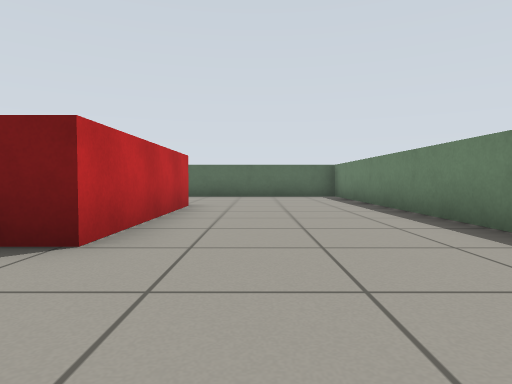
View 1 (above)

21 first-person views from a walk through a Gazebo world. The camera is 0.51 m above the floor, tilts 2° down and sees 75° across. The floor is counted in squares, 1 m on a side. Each view is taken from the middle of a square. On the plan, view 1 faces up. The plan holds only what a view shows up to about 9 squares ahead; the rest is blank.

View 2
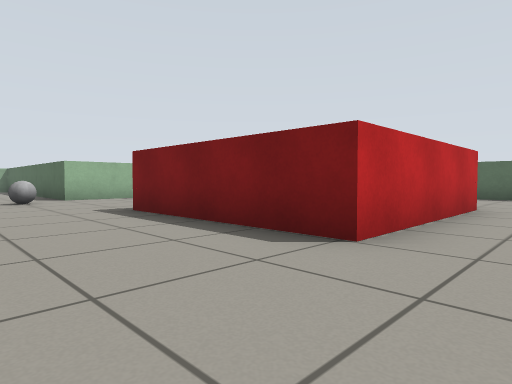

View 3
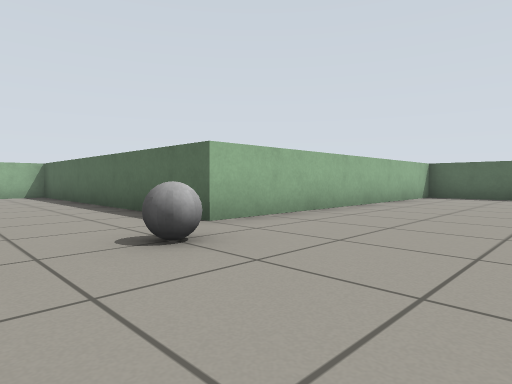

View 4
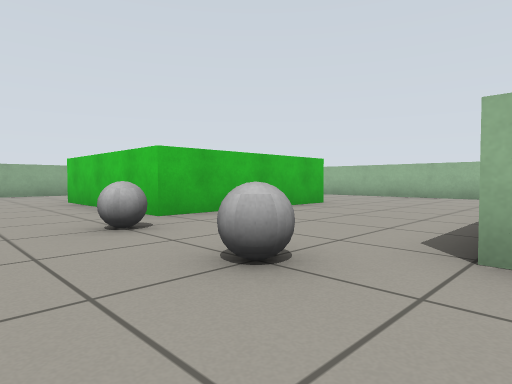

View 5
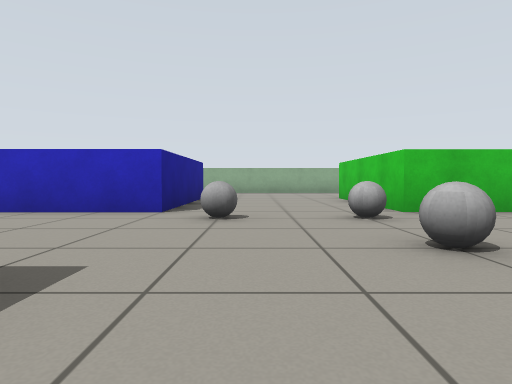

View 6
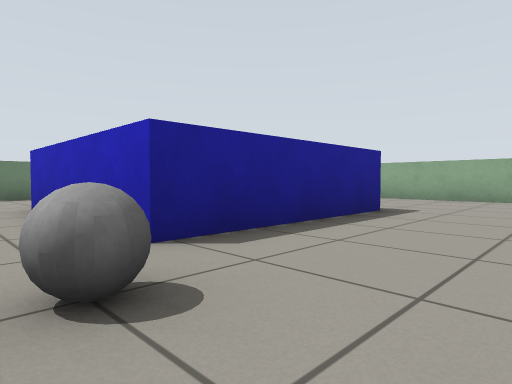

View 7
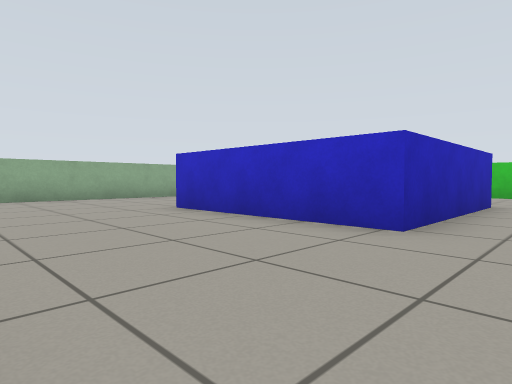

View 8
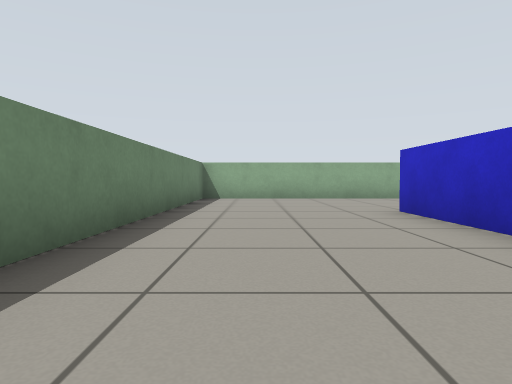

View 9
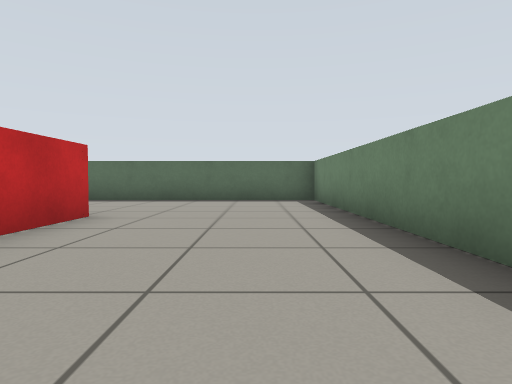

View 10
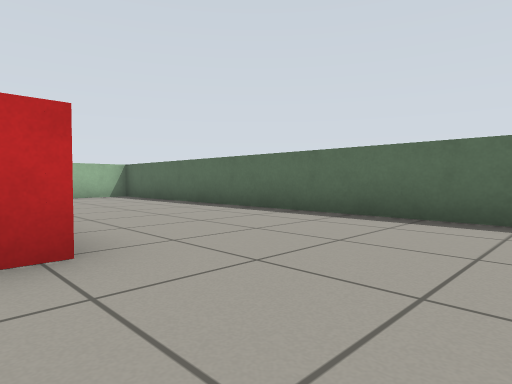

View 11
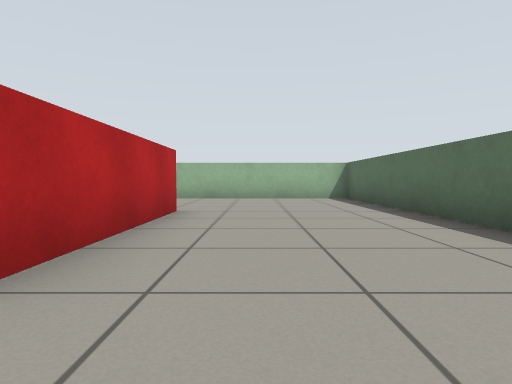

View 12
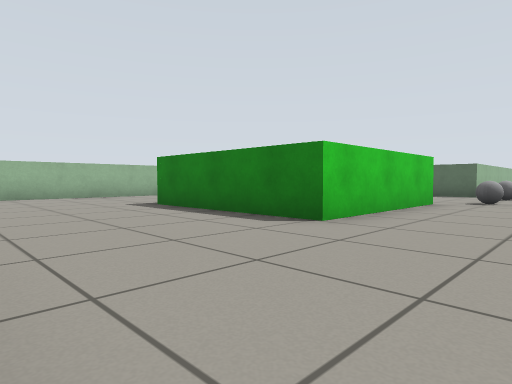

View 13
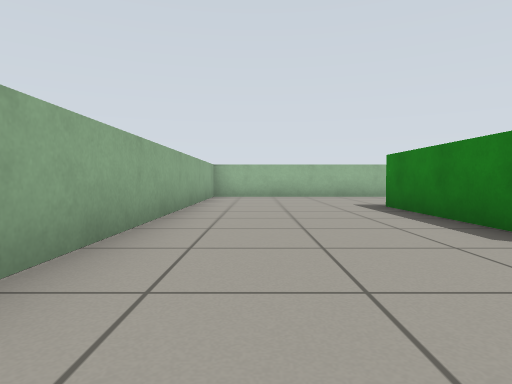

View 14
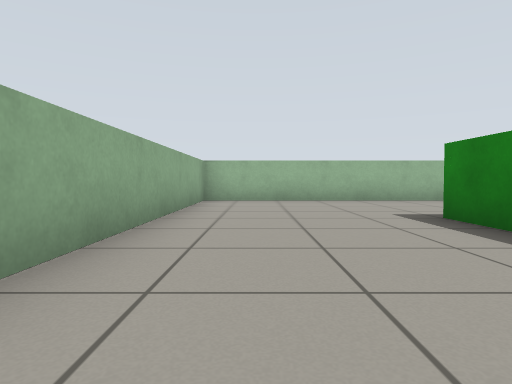

View 15
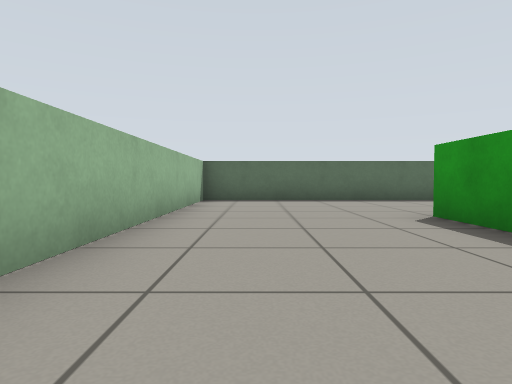

View 16
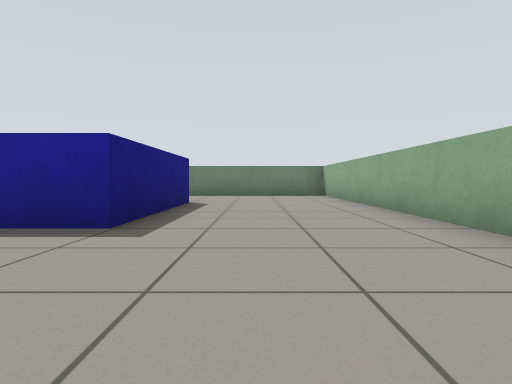

View 17
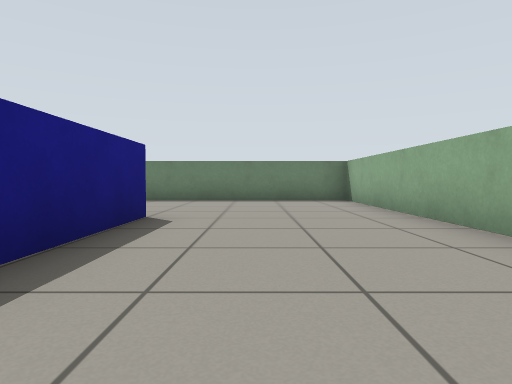

View 18
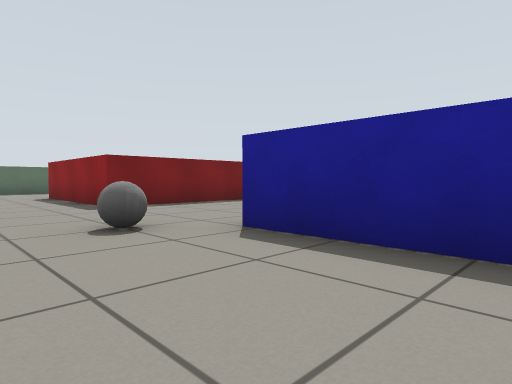

View 19
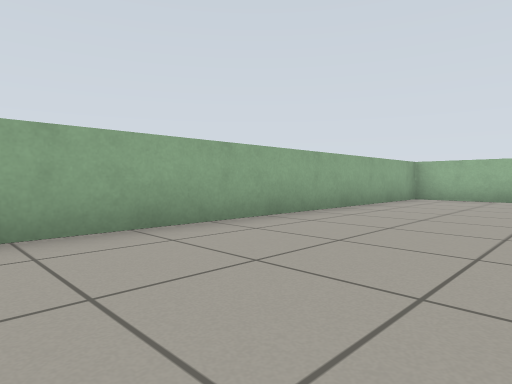

View 20
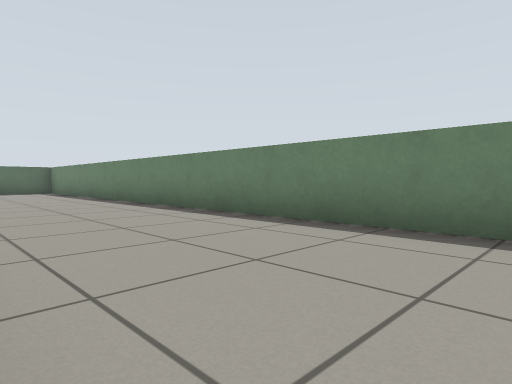

View 21
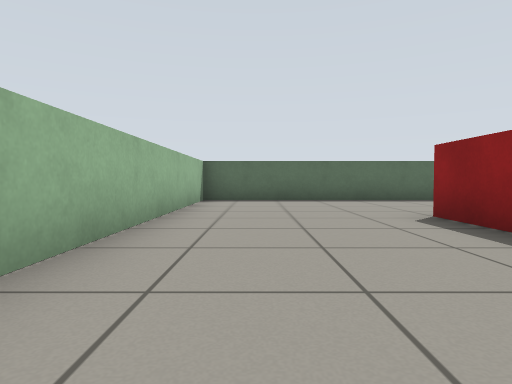

### Floor plan
Points are (right, up) in squares from view 1. A wall is a line through its corners. A room is listed if a view was taken in it or the views show most of it. See-through windows are left out.
Room 1 (views 1, 2, 3, 4, 5, 6, 7, 8, 9, 10, 11, 12, 13, 14, 15, 16, 17, 18, 19, 20, 21)
walls: (-5.5, -1.3) (-1.4, -1.3) (-1.4, -5.5) (-5.5, -5.5) (-5.5, -1.3); (-9.4, -1.6) (-9.4, -5.5) (-13.6, -5.5); (-13.5, -2.8) (-13.5, -1.3) (-9.4, -1.3); (-6.9, -9.3) (2.5, -9.3) (2.5, 10.5) (-9.4, 10.5) (-9.4, 2.5) (-17.4, 2.5) (-17.4, -9.3) (-8.4, -9.3); (-1.4, 6.8) (-1.4, 2.5) (-5.5, 2.5) (-5.5, 6.7) (-1.6, 6.7)
objects: grey ball (-9, -1) to (-8, -1); grey ball (-9, 1) to (-8, 1); grey ball (-7, -1) to (-6, -1)

Where each view was taken, in squares from view 1:
view 1: 0 up, 0 right, facing up
view 2: 0 up, 0 right, facing up-left
view 3: 0 up, 6 left, facing up-left
view 4: 3 up, 7 left, facing down-left
view 5: 4 up, 7 left, facing down
view 6: 0 up, 8 left, facing down-right
view 7: 0 up, 2 right, facing down-left
view 8: 0 up, 1 right, facing down
view 9: 2 up, 1 right, facing up
view 10: 6 up, 1 right, facing up-left
view 11: 8 up, 0 right, facing left
view 12: 9 down, 7 left, facing up-left
view 13: 8 down, 7 left, facing left
view 14: 8 down, 9 left, facing left
view 15: 6 down, 16 left, facing up
view 16: 7 down, 9 left, facing right
view 17: 7 down, 6 left, facing right
view 18: 4 down, 8 left, facing up-right
view 19: 6 down, 8 left, facing down-left
view 20: 4 down, 1 left, facing up-right
view 21: 2 up, 8 left, facing up
